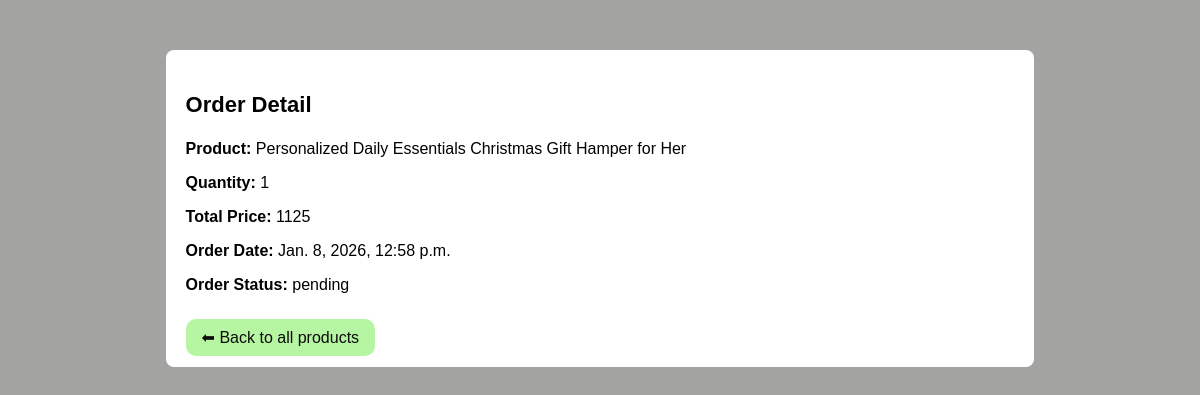
Page /order/21/ (signed in) on the committed database.
### product/models.py (models this page shows, shortened)
class Order(models.Model):
    STATUS_CHOICSE = [
        ("pending" , "Pendinf"),
        ("shipped" , "Shipped"),
        ("delivered" , "Delivered"),
        ("cancelled" , "Cancelled"),
    ]
    user = models.ForeignKey(settings.AUTH_USER_MODEL, on_delete=models.CASCADE,related_name="product_order")
    product = models.ForeignKey(Product, on_delete=models.CASCADE)
    quantity = models.PositiveIntegerField()
    total_points = models.PositiveIntegerField()
    status = models.CharField(
        max_length=20,
        choices= STATUS_CHOICSE,
        default="pending"
    )
    is_active = models.BooleanField(default=True)
    created_at = models.DateTimeField(auto_now_add=True)
    updated_at = models.DateTimeField(auto_now_add=True)

class Product(models.Model):
    name = models.CharField(max_length=200)
    sku = models.CharField(max_length=100, unique=True)
    brand = models.ForeignKey(Brand, on_delete=models.CASCADE)
    category = models.ForeignKey(Category, on_delete=models.CASCADE)
    subcategory = models.ForeignKey(SubCategory, on_delete=models.CASCADE)
    short_description = models.TextField(blank=True, null=True)
    description = models.TextField(blank=True, null=True)
    quantity = models.PositiveIntegerField()
    points = models.PositiveIntegerField()
    wallet = models.ForeignKey(
        Wallet,
        on_delete=models.SET_NULL,
        null=True,
        blank=True
    )
    is_active = models.BooleanField(default=True)
    created_at = models.DateTimeField(auto_now_add=True)
    updated_at = models.DateTimeField(auto_now_add=True)

### product/views.py (the view)
# urls.py: path('order/<int:order_id>/', views.order_detail, name="order_detail"),
def order_detail(request, order_id):
    order = get_object_or_404(Order, id=order_id, user=request.user)
    context = {
        "order": order
    }
    return render(request, "product/order_detail.html", context)

### product/templates/product/order_detail.html (shortened to what this page needs)
<!DOCTYPE html>
<html lang="en">
<head>
</head>
<body>
    <div class="box">
        <p class="title">Order Detail</p>
        <p><span class="label">Product:</span> {{ order.product.name }}</p>
        <p><span class="label">Quantity:</span> {{ order.quantity }}</p>
        <p><span class="label">Total Price:</span> {{ order.total_points }}</p>
        <p><span class="label">Order Date:</span> {{ order.created_at }}</p>
        <p><span class="label">Order Status:</span> {{ order.status }}</p>
        <br>
        <a class="btn" href="{% url 'product_list' %}">⬅ Back to all products</a>
    </div>
</body>
</html>

### product/templates/product/order_detail.html (style rules this page uses)
body { font-family: Arial; background: #a3a3a2; }
.box { width: 70%; margin: auto; background: white; padding: 20px; border-radius: 8px; margin-top: 50px; }
.title { font-size: 22px; font-weight: bold; }
.label { font-weight: bold; }
.btn { background: rgba(127, 237, 91, 0.568); text-decoration: none; color: rgb(12, 12, 12); border: none; cursor: pointer; margin-top: 10px; padding: 10px 16px; width: 90%; border-radius: 10px; text-align: center; }

### rows in the picture
Order: product.name "Personalized Daily Essentials Christmas Gift Hamper for Her", quantity "1", total_points "1125", created_at "Jan. 8, 2026, 12:58 p.m.", status "pending"
